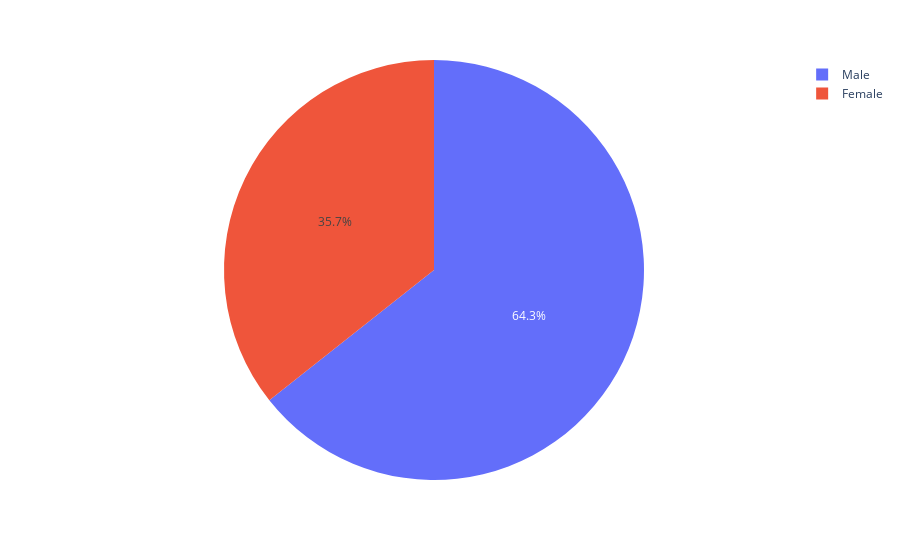

Notebook cell for this chart:
### Code cell
#pie chart
count =tips['sex'].value_counts()#series output
px.pie(count,count.index,count.values)

### Figure 1 — Plotly figure (JSON) as saved in the notebook; plotly's stock layout.template omitted (floating-point values rounded to 4 significant figures)
{"data": [{"domain": {"x": [0, 1], "y": [0, 1]}, "hovertemplate": "sex=%{label}<br>value=%{value}<extra></extra>", "labels": ["Male", "Female"], "legendgroup": "", "name": "", "showlegend": true, "type": "pie", "values": [157, 87]}], "layout": {"legend": {"tracegroupgap": 0}, "margin": {"t": 60}}}
